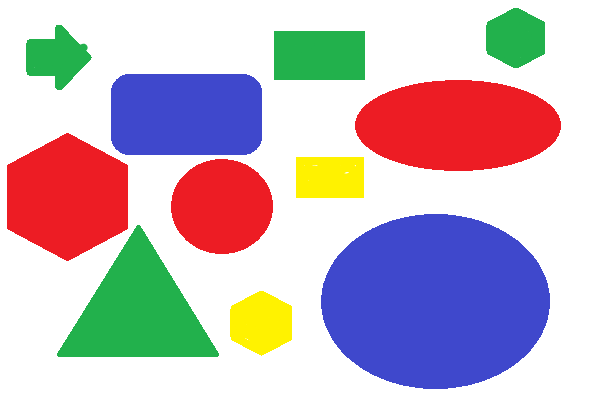
#> input picture practica1_numero_colores_figuras/entrada.png, 611 x 412 px
$ python Main.py
#> lines starting #> are read from the running program, lines starting #| are printed output that depends on the picture; after the words box and inside, x2 and y2 are one past the last pixel; in counts of white or black regions, pixels touching at a corner belong together
import cv2
import numpy as np

listaRango = [[[50,50,50],[80,255,255]], #49,50,50 - 80,255,255 verde
              [[100,65,75],[130,255,255]], #100,65,75 - 130,255,255 azul
              [[160,100,100],[179,255,255]], #rojo
              [[20,100,20],[32,255,255]] #amarillo
              ]
listaColores = ['verde','azul','rojo','amarillo']

img = cv2.imread('entrada.png',1)
#> img is the input picture: shape (412, 611, 3); mean B, G, R 195.9, 186, 201.2

#convertimos la imagen de entarda a hsv
hsv = cv2.cvtColor(img,cv2.COLOR_BGR2HSV)
#> hsv: shape (412, 611, 3); mean H, S, V 50.9, 83.7, 237.3

#creamos mascaras para los rangos de colores
listaMascara = [];
for i in range(len(listaRango)):
    mascara = cv2.inRange(hsv,np.array(listaRango[i][0]),np.array(listaRango[i][1]))
    #cv2.imshow("mascara",mascara)
    listaMascara.append(mascara)
#> this loop made 4 passes
#> pass 1, `mascara = cv2.inRange(hsv,np.array(listaRango[i][0]),np.array(listaRan..`:
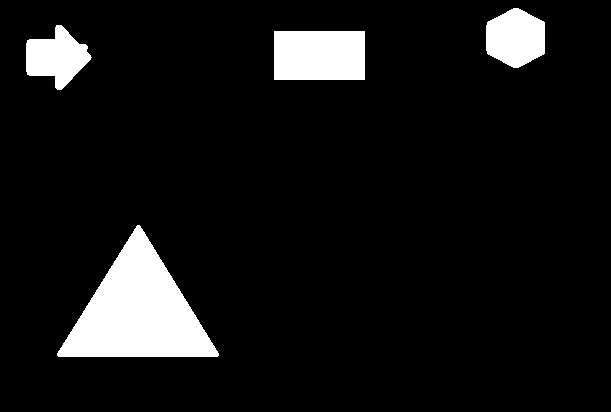
#> mascara: shape (412, 611); 8.3% white; 4 white regions, box (x1, y1, x2, y2) and area: (57, 225, 219, 357) 11124, (274, 31, 365, 80) 4459, (486, 8, 545, 68) 2744, (26, 25, 92, 90) 2517
#> pass 2, `mascara = cv2.inRange(hsv,np.array(listaRango[i][0]),np.array(listaRan..`:
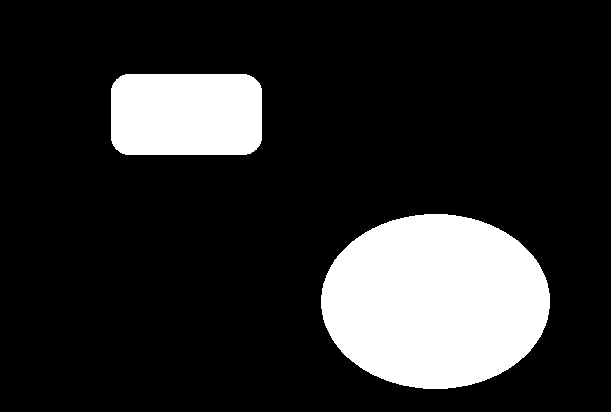
#> mascara: shape (412, 611); 17.2% white; 2 white regions, box (x1, y1, x2, y2) and area: (321, 214, 550, 389) 31447, (111, 74, 262, 155) 11934
#> pass 3, `mascara = cv2.inRange(hsv,np.array(listaRango[i][0]),np.array(listaRan..`:
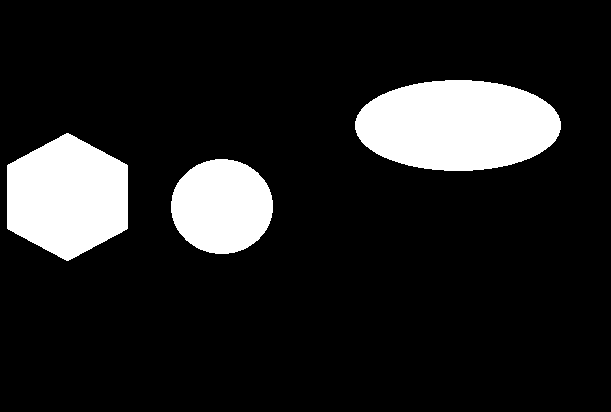
#> mascara: shape (412, 611); 13.5% white; 3 white regions, box (x1, y1, x2, y2) and area: (355, 80, 561, 171) 14763, (7, 133, 128, 261) 11656, (171, 159, 273, 254) 7595
#> after the loop, listaMascara = 4 items

#aplicamos el suavizado Gaussiano para eliminar el ruido sobre las mascaras
listaGauss = []
for i in range(len(listaMascara)):
    gauss = cv2.GaussianBlur(listaMascara[i],(9,9),0)
    #cv2.imshow("suavisado",gauss)
    listaGauss.append(gauss)
#> after the loop, listaGauss = 4 items

#Calcular el detector de bordes Canny con OpenCV
listaCanny = []
for i in range(len(listaGauss)):
    canny = cv2.Canny(listaGauss[i],50,100)
    #cv2.imshow("Bordes",canny)
    listaCanny.append(canny)
#> this loop made 4 passes
#> pass 1, `canny = cv2.Canny(listaGauss[i],50,100)`:
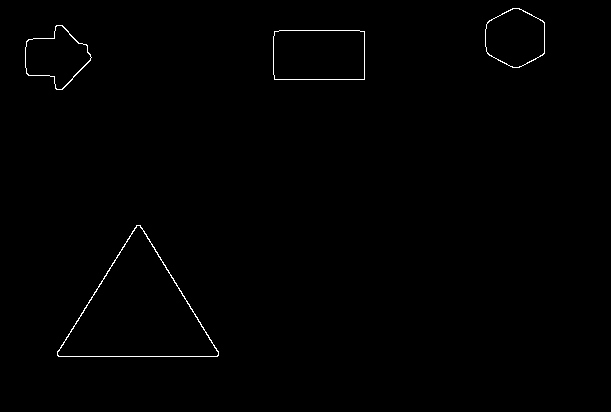
#> canny: shape (412, 611); 0.52% white in thin lines or dots, all inside (x1, y1, x2, y2) = (25, 8, 545, 357)
#> pass 2, `canny = cv2.Canny(listaGauss[i],50,100)`:
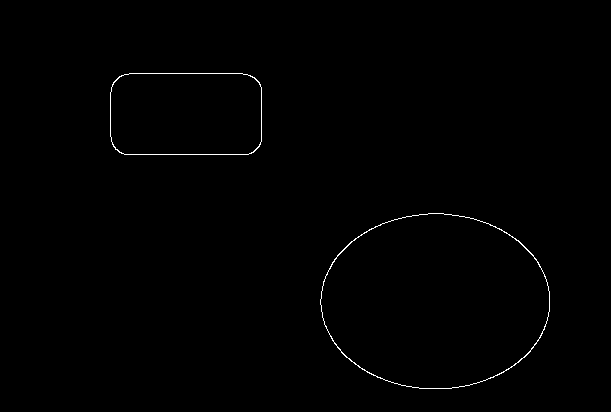
#> canny: shape (412, 611); 0.46% white in thin lines or dots, all inside (x1, y1, x2, y2) = (110, 73, 550, 389)
#> pass 3, `canny = cv2.Canny(listaGauss[i],50,100)`:
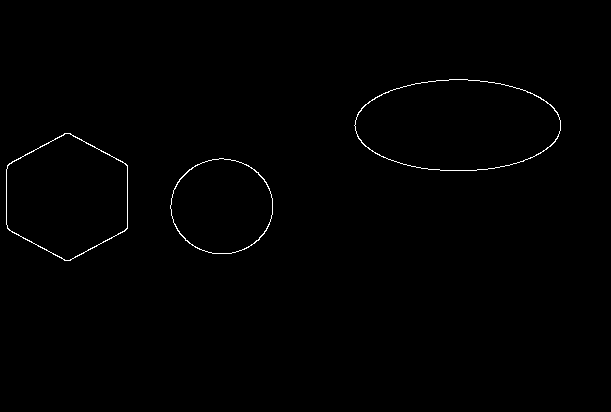
#> canny: shape (412, 611); 0.53% white in thin lines or dots, all inside (x1, y1, x2, y2) = (6, 79, 561, 261)
#> after the loop, listaCanny = 4 items

for i in range(len(listaCanny)):
    (contornos,_) = cv2.findContours(listaCanny[i].copy(),cv2.RETR_EXTERNAL,cv2.CHAIN_APPROX_SIMPLE)
    print(listaColores[i]," : ", len(contornos))

cv2.imshow('ImagenOriginal',img)
cv2.waitKey(0)
cv2.destroyAllWindows()
